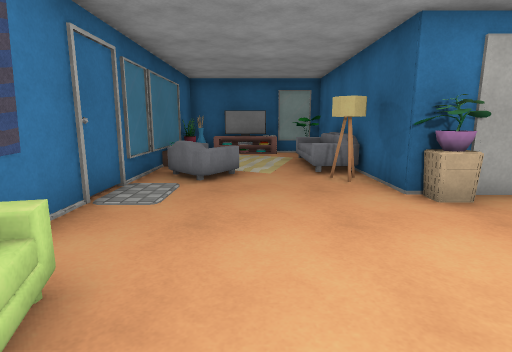
View 1 (above)

13 first-person views from a walk through a Unity game level. The camera is 1.3 m above the floor, tilts 10° down and sees 80° across. The floor is counted in squares, 1 m on a side. Each view is taken from the middle of a square. On the plan, view 1 faces up. The plan holds only what a view shows up to about 14 squares ahead; the rest is blank. The player character is not drawn. Some animated figures are not drawn. Some surface patterns are stand-ins.

View 2
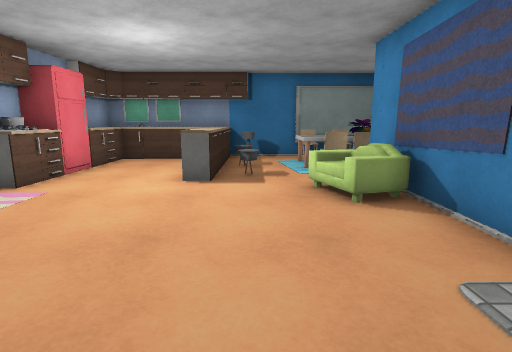

View 3
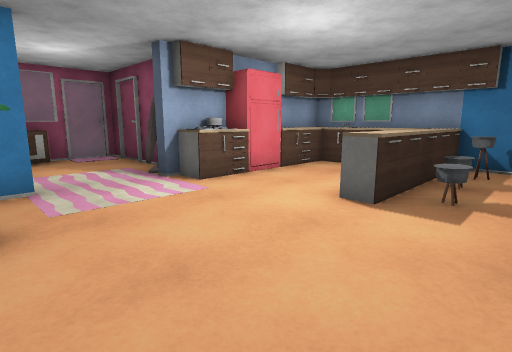

View 4
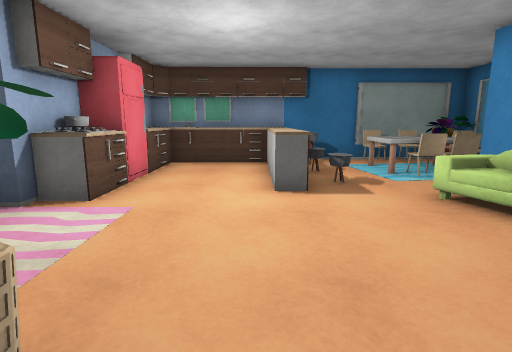

View 5
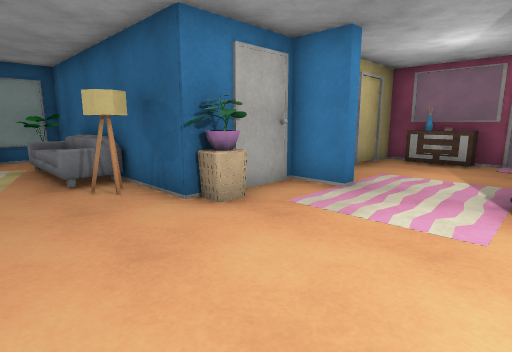

View 6
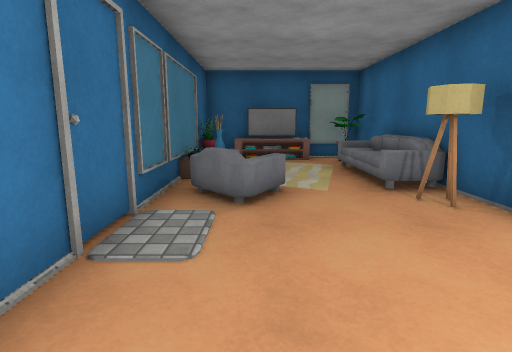

View 7
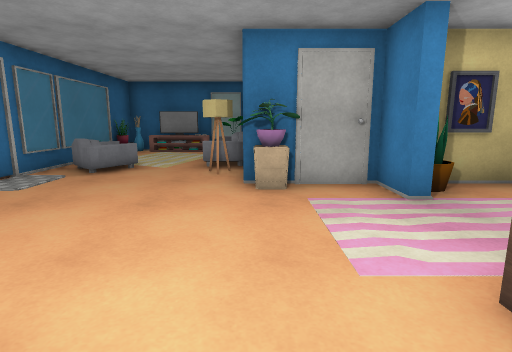

View 8
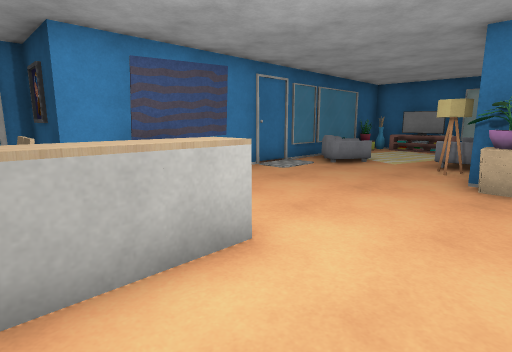

View 9
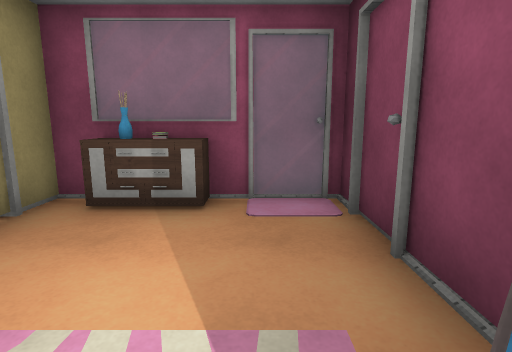

View 10
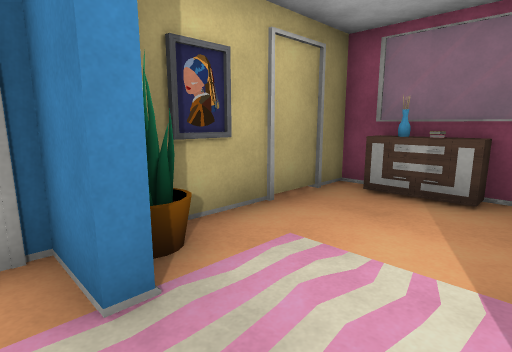

View 11
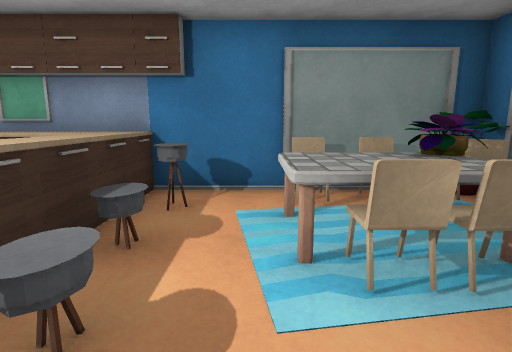

View 12
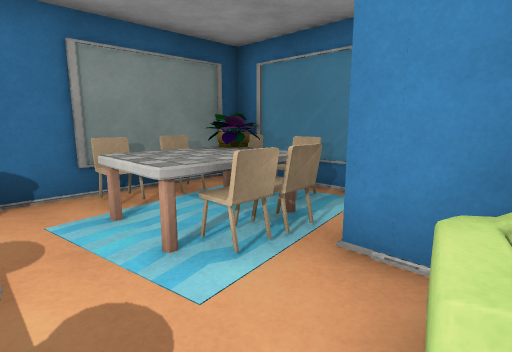

View 13
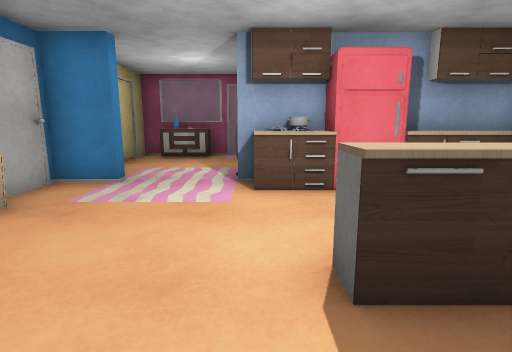

### Floor plan
Points are (right, up) in squares from view 1. A wall is a line through its corners. A room is listed if a view was taken in it or the views show most of it. See-through windows are left out.
Room 1 (views 1, 2, 3, 4, 5, 6, 7, 8, 9, 10, 11, 12, 13)
walls: (6, 4) (5.6, 4) (5.6, 5.4) (2.7, 5.4) (2.7, 13.4); (5.6, -0.6) (5.6, 1.4) (6.1, 1.4); (7.6, 0.5) (10.4, 0.5); (-2.8, 8.5) (-2.8, -0.5) (-5.4, -0.5); (5.6, -5) (5.6, -2.3); (-2.5, -4.9) (2.5, -4.9); (11.2, 4.4) (11.2, 5.4) (7.4, 5.4); (11.2, 0.5) (11.2, 2.6); (-4.5, -4.9) (-3.4, -4.9); (-2.4, 13.3) (-2.8, 13.3) (-2.8, 9.4)
objects: plant (-5, -5) to (-5, -4); other object (-5, -3) to (-5, -2); carpet (-5, -1); chair (-4, -2) to (-3, -1); other object (-3, -5); plant (-3, -3); other object (-3, 9); other object (-2, -3); chair (-2, -2); armchair (-2, 2); other object (-2, 9); plant (-2, 12); vase (-2, 13); TV (-1, 13) to (0, 13); other object (0, -4); other object (0, -2) to (1, -2); other object (0, -1); other object (1, -4) to (2, -4); other object (1, -3); other object (1, -1); other object (1, 0); other object (1, 13); lamp (2, 7); plant (2, 13); other object (3, -5); other object (3, -4); plant (3, 4); basket (3, 5); other object (4, -5) to (5, -5); other object (4, -4); other object (5, -4) to (5, -3); other object (5, -2); other object (5, 0) to (5, 1); carpet (7, 1); other object (11, 3); vase (11, 4)

Where each view was taken, in squares from view 1:
view 1: 0 up, 0 right, facing up
view 2: 7 up, 0 right, facing down
view 3: 5 up, 1 left, facing down-right
view 4: 6 up, 2 right, facing down
view 5: 1 up, 0 right, facing up-right
view 6: 2 up, 1 left, facing up
view 7: 1 down, 3 right, facing up
view 8: 2 down, 4 right, facing up-left
view 9: 2 up, 6 right, facing right
view 10: 2 up, 5 right, facing up-right
view 11: 1 up, 1 left, facing down
view 12: 1 up, 0 right, facing down-left
view 13: 1 up, 1 left, facing right
